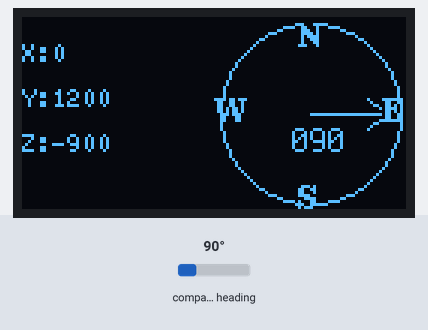
A program run on a simulated ESP32. On the bench: 128×64 one-colour display. The inputs (shaded band) are chosen by the test bench; at power-on: compass heading 90°.

Above: at 1.2 s.
1.3 s: compass heading set to 7°
At 1.8 s:
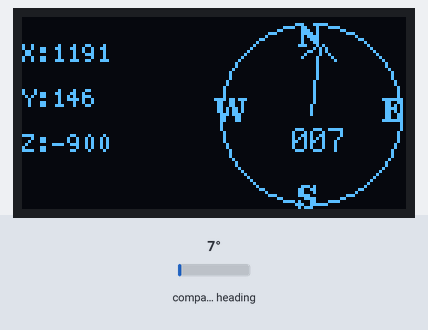
2.9 s: compass heading set to 180°
At 3.6 s:
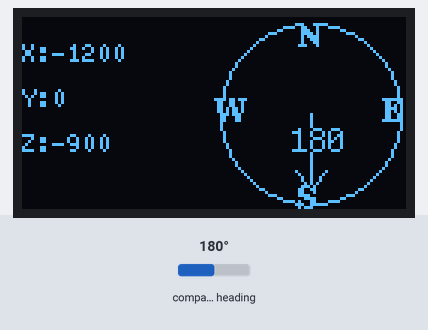
4.4 s: compass heading set to 269°
At 5.4 s:
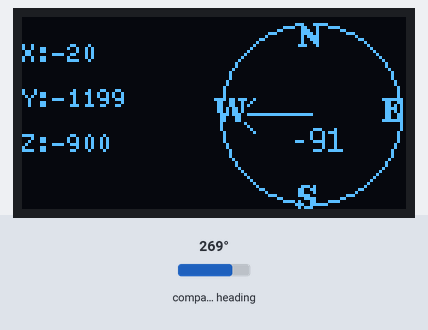
Timing chart, 0 to 7.4 s (numbered marks = the images above; inputs shaded):
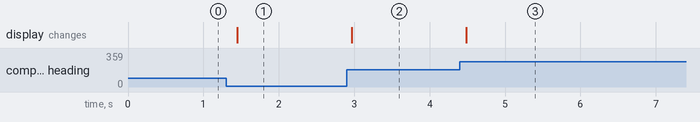

Measured:
- after the input at 1.3 s, the display: changes after 0.15 s (image 1)
- after the input at 2.9 s, the display: changes after 0.07 s (image 2)
- after the input at 4.4 s, the display: changes after 0.08 s (image 3)

The program:

main.cpp
```cpp
#include <Arduino.h>
#include <QMC5883LCompass.h>
#include "U8g2lib.h"
#include <Wire.h>

#ifdef U8X8_HAVE_HW_I2C
#include <Wire.h>
#endif

QMC5883LCompass compass;
U8G2_SSD1306_128X64_NONAME_F_HW_I2C u8g2(U8G2_R0, /* reset=*/ U8X8_PIN_NONE);

// Function to draw a compass circle and arrow
void drawCompass(int angle, int x, int y, int z) {
  u8g2.clearBuffer(); // Clear the buffer

  // Draw the compass circle - Moved to the right side
  u8g2.drawCircle(96, 32, 30, U8G2_DRAW_ALL); // coordinate x,y and radius

  // Calculate the arrow end point based on the angle
  float radians = angle * DEG_TO_RAD;   //degree * (pi/180)
  int arrowX = 96 + (int)(25 * sin(radians));
  int arrowY = 32 - (int)(25 * cos(radians));

  // Draw the arrow head
  int headSize = 5; // Size of the arrow head
  int headX1 = 96 + (int)((25 - headSize) * sin(radians - 0.3));
  int headY1 = 32 - (int)((25 - headSize) * cos(radians - 0.3));
  int headX2 = 96 + (int)((25 - headSize) * sin(radians + 0.3));
  int headY2 = 32 - (int)((25 - headSize) * cos(radians + 0.3));

  u8g2.drawLine(96, 32, arrowX, arrowY);
  u8g2.drawLine(arrowX, arrowY, headX1, headY1);
  u8g2.drawLine(arrowX, arrowY, headX2, headY2);

  // Draw cardinal directions - Adjusted positions
  u8g2.setFont(u8g2_font_ncenB08_tr);
  u8g2.drawStr(92, 10, "N"); // North
  u8g2.drawStr(92, 64, "S"); // South
  u8g2.drawStr(120, 35, "E"); // East
  u8g2.drawStr(64, 35, "W");  // West

  // Display the angle - Below the center of the circle
  char angleStr[4];
  sprintf(angleStr, "%03d", angle);
  u8g2.setFont(u8g2_font_profont12_tf); // smaller font
  u8g2.drawStr(90,45, angleStr); // Changed Y position to 45


  // Display x, y, z - Left side, horizontally
  u8g2.setFont(u8g2_font_5x8_tr);
  char xStr[10];
  sprintf(xStr, "X:%d", x);
  u8g2.drawStr(0, 15, xStr);

  char yStr[10];
  sprintf(yStr, "Y:%d", y);
  u8g2.drawStr(0, 30, yStr);

  char zStr[10];
  sprintf(zStr, "Z:%d", z);
  u8g2.drawStr(0, 45, zStr);

  u8g2.sendBuffer(); // Send to display
}

void setup() {
  Serial.begin(115200);
  compass.init();
  u8g2.begin();
}

void loop() {
  int angle;
  int x, y, z;
  compass.read();
  angle = compass.getAzimuth();
  x = compass.getX();
  y = compass.getY();
  z = compass.getZ();

  drawCompass(angle, x, y, z);
  delay(100);
}
```
